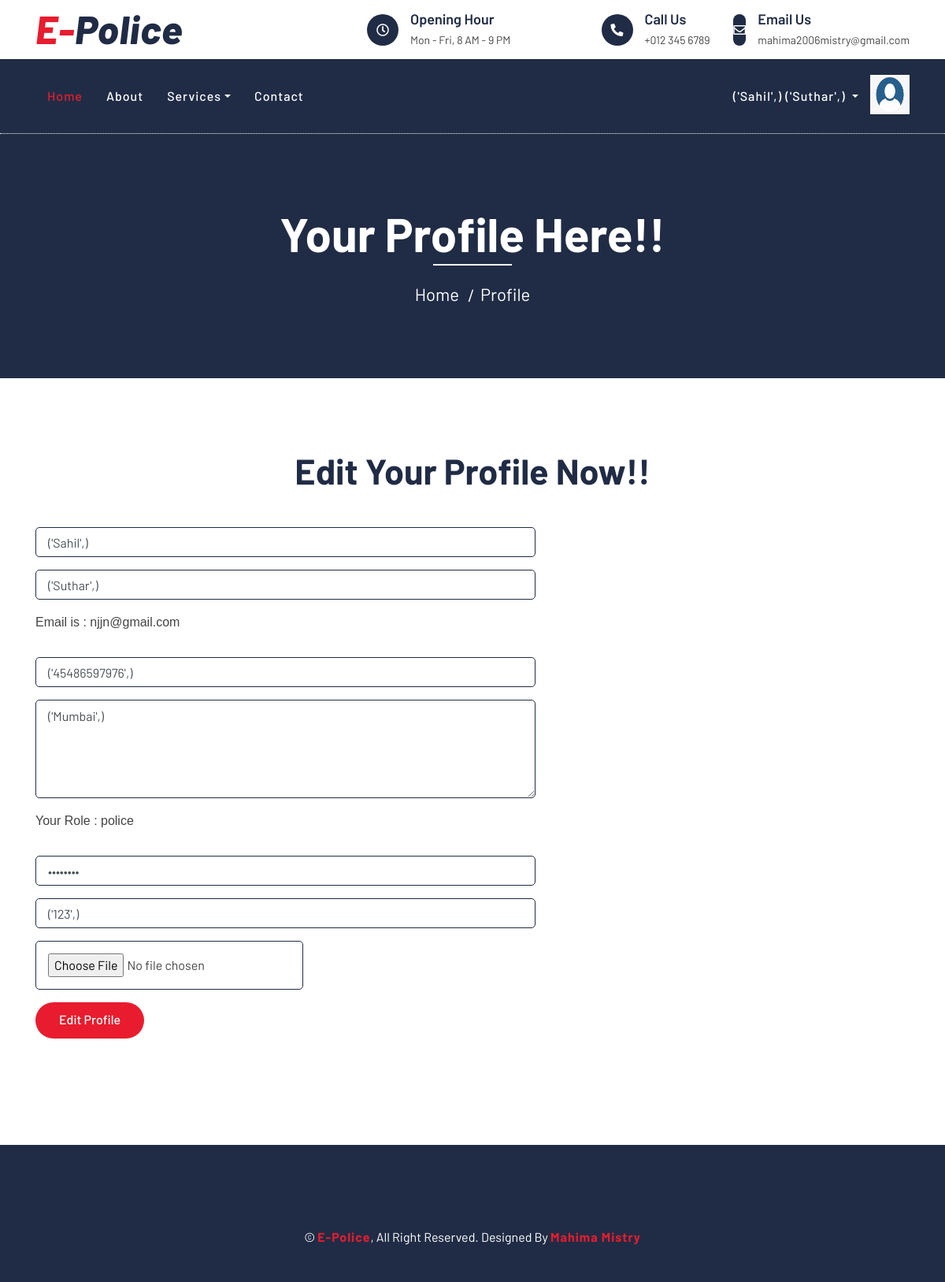
The page /profile/ (signed in) on the database as committed earlier.
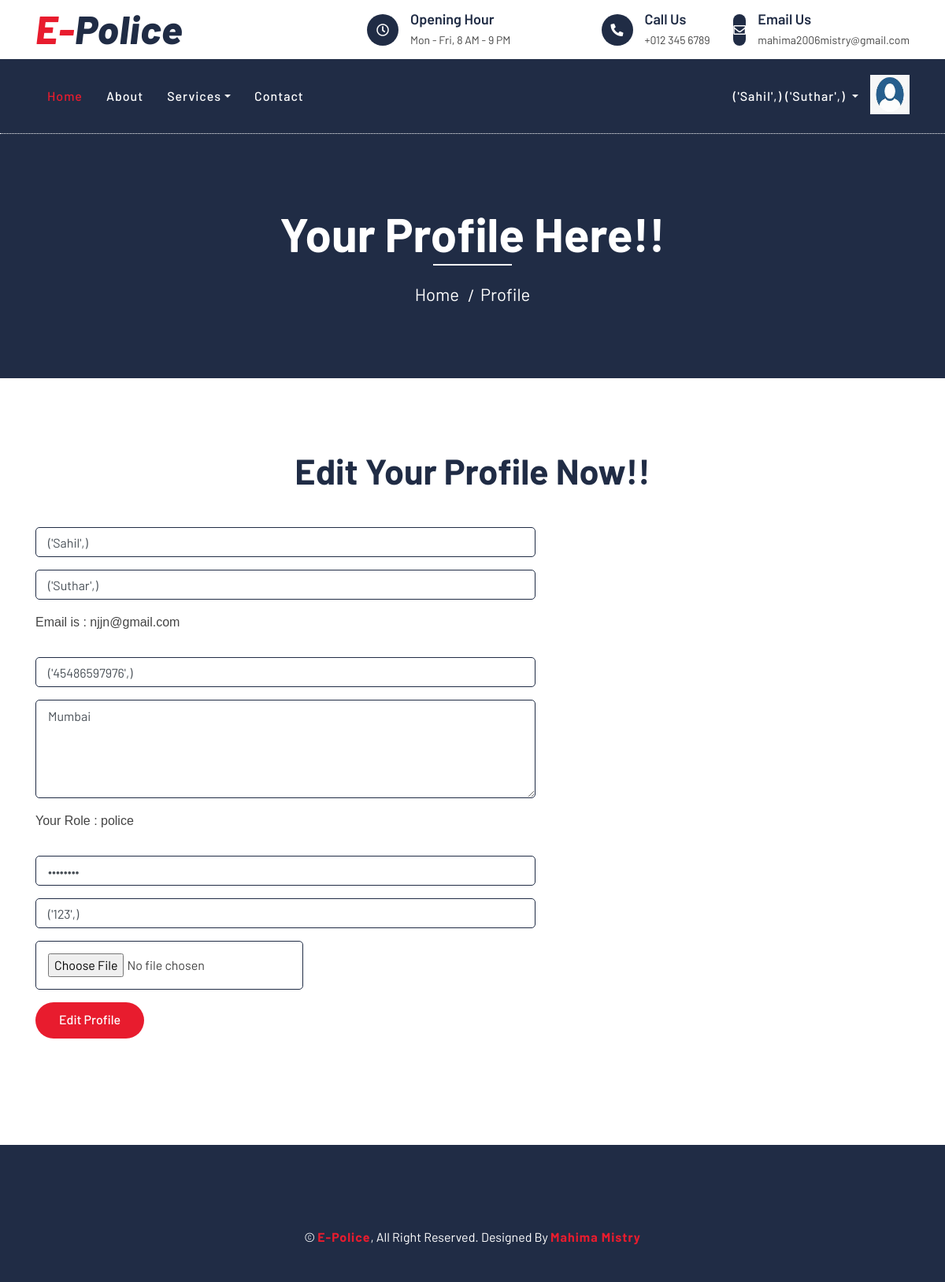
The same page on the database as committed later.
### epolice/models.py (models this page shows, shortened)
class User(models.Model):
    fname = models.CharField(max_length=50)
    lname = models.CharField(max_length=50)
    email = models.EmailField(unique=True)
    mobile = models.CharField(max_length=10)
    address = models.TextField(max_length=300)
    role = models.CharField(max_length=20,null=True,blank=True)
    password = models.CharField(max_length=50)
    pic = models.FileField(upload_to='Profile',default='profile.jpg')

### epolice/views.py (the view, shortened to what this page needs)
# urls.py: path('profile/',views.profile,name='profile'),
def profile(request):
    uid = User.objects.get(email=request.session['email'])
    return render(request,'profile.html',{'uid':uid})

### epolice/templates/profile.html (shortened to what this page needs)
{% extends 'header.html' %}
{% load static %}
{% block content %}
<div class="page-header">
    <div class="container">
        <div class="row">
            <div class="col-12">
                <h2>Your Profile Here!!</h2>
            </div>
            <div class="col-12">
                <a href="{% url 'index' %}">Home</a>
                <a href="">Profile</a>
            </div>
        </div>
    </div>
</div>
<div class="contact">
    <div class="container">
        <div class="section-header text-center">
            <h2>Edit Your profile Now!!</h2>
        </div>
        <div class="row">
            <div class="col-md-7">
                <div class="contact-form">
                    <form name="sentMessage" action="{% url 'profile' %}" method="POST" enctype="multipart/form-data" novalidate="novalidate">
                        <div class="control-group">
                            <input type="text" class="form-control" value="{{ uid.fname }}" name="fname" id="fname" placeholder="Your First Name" required="required" data-validation-required-message="Please enter your name" />
                        </div>
                        <div class="control-group">
                            <input type="text" class="form-control" value="{{ uid.lname }}" name="lname" id="lname" placeholder="Your Last Name" required="required" data-validation-required-message="Please enter your name" />
                        </div>
                        <div class="control-group">
                            <label style="font-family: 'Franklin Gothic Medium', 'Arial Narrow', Arial, sans-serif;">Email is : {{ uid.email }}</label>
                        </div><br>
                        <div class="control-group">
                            <input type="text" class="form-control" value="{{ uid.mobile }}" name="mobile" id="mobile" placeholder="Your Mobile Number" required="required" data-validation-required-message="Please enter your name" />
                        </div>
                        <div class="control-group">
                            <textarea class="form-control" name="address" id="address" placeholder="Your Address" required="required" data-validation-required-message="Please enter your message">{{ uid.address }}</textarea>
                        </div>
                        <div class="control-group">
                            <label style="font-family: 'Franklin Gothic Medium', 'Arial Narrow', Arial, sans-serif;">Your Role : {{ uid.role }}</label>
                        </div><br>
                        <div class="control-group">
                            <input type="password" class="form-control" value="{{ uid.password }}" name="password" id="password" placeholder="Your Password" required="required" data-validation-required-message="Please enter your name" />
                        </div>
                        <div class="control-group">
                            <input type="text" class="form-control" value="{{ uid.password }}" name="confirm_password" id="confirm_password" placeholder="Your Confirm Password" required="required" data-validation-required-message="Please enter your name" />
                        </div>
                        <div class="control-group">
                            <input type="file" name="pic" id="pic" value="{{ uid.pic.url }}" data-validation-required-message="Please enter your name" required />
                        </div>
                        <div>
                            <button class="btn btn-custom" type="submit">Edit Profile</button>
                        </div>
                    </form>
                </div>
            </div>
        </div>
    </div>
</div>
{% endblock %}

### epolice/templates/header.html (shortened to what the changed rows need)
{% load static %}
<!DOCTYPE html>
<html lang="en">
    <head>
        <link href="https://stackpath.bootstrapcdn.com/bootstrap/4.4.1/css/bootstrap.min.css" rel="stylesheet">
        <link href="https://cdnjs.cloudflare.com/ajax/libs/font-awesome/5.10.0/css/all.min.css" rel="stylesheet">
        <link href="{% static 'lib/flaticon/font/flaticon.css' %}" rel="stylesheet">
        <link href="{% static 'lib/animate/animate.min.css' %}" rel="stylesheet">
        <link href="{% static 'lib/owlcarousel/assets/owl.carousel.min.css' %}" rel="stylesheet">
        <link href="{% static 'css/style.css' %}" rel="stylesheet">
    </head>
    <body>
        <div class="top-bar">
            <div class="container">
                <div class="row align-items-center">
                    <div class="col-lg-4 col-md-12">
                        <div class="logo">
                            <a href="{% url 'index' %}">
                                <h1>E-<span>Police</span></h1>
                            </a>
                        </div>
                    </div>
                </div>
            </div>
        </div>
        <div class="nav-bar">
            <div class="container">
                <nav class="navbar navbar-expand-lg bg-dark navbar-dark">
                    <div class="collapse navbar-collapse justify-content-between" id="navbarCollapse">
                        {% if request.session.email %}
                        <ul class="navbar-nav">
                            <li class="nav-item dropdown">
                                <a class="nav-link dropdown-toggle" id="navbarDropdown" role="button" data-toggle="dropdown" aria-haspopup="true" aria-expanded="false">
                                    {{ uid.fname }} {{ uid.lname }}
                                </a>
                            </li>
                            {% if uid.pic %}
                            <li class="nav-item">
                                <img src="{{ uid.pic.url }}" alt="" width="50px" height="50px">
                            </li>
                            {% endif %}
                          </ul>
                        {% else %}
                        <div class="ml-auto">
                            <a class="btn btn-custom" href="{% url 'login' %}">Login/Register</a>
                        </div>
                        {% endif %}
                    </div>
                </nav>
            </div>
        </div>
        {% block content %}
        {% endblock %}
    </body>
</html>

Rows that differ between the two databases and show on the page:
changed User "('Sahil',)": address "('Mumbai',)" → "Mumbai"
